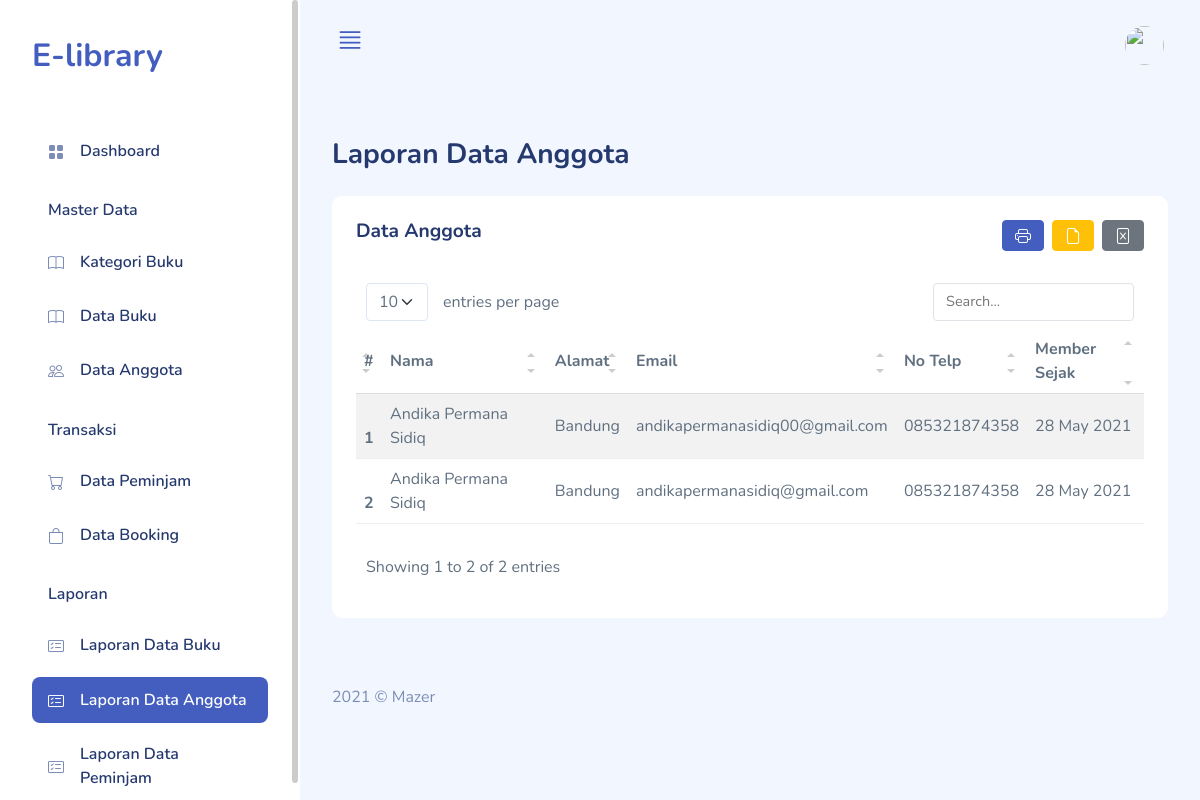
/index.php/laporan/laporan_anggota, run on an earlier commit of the app's database.
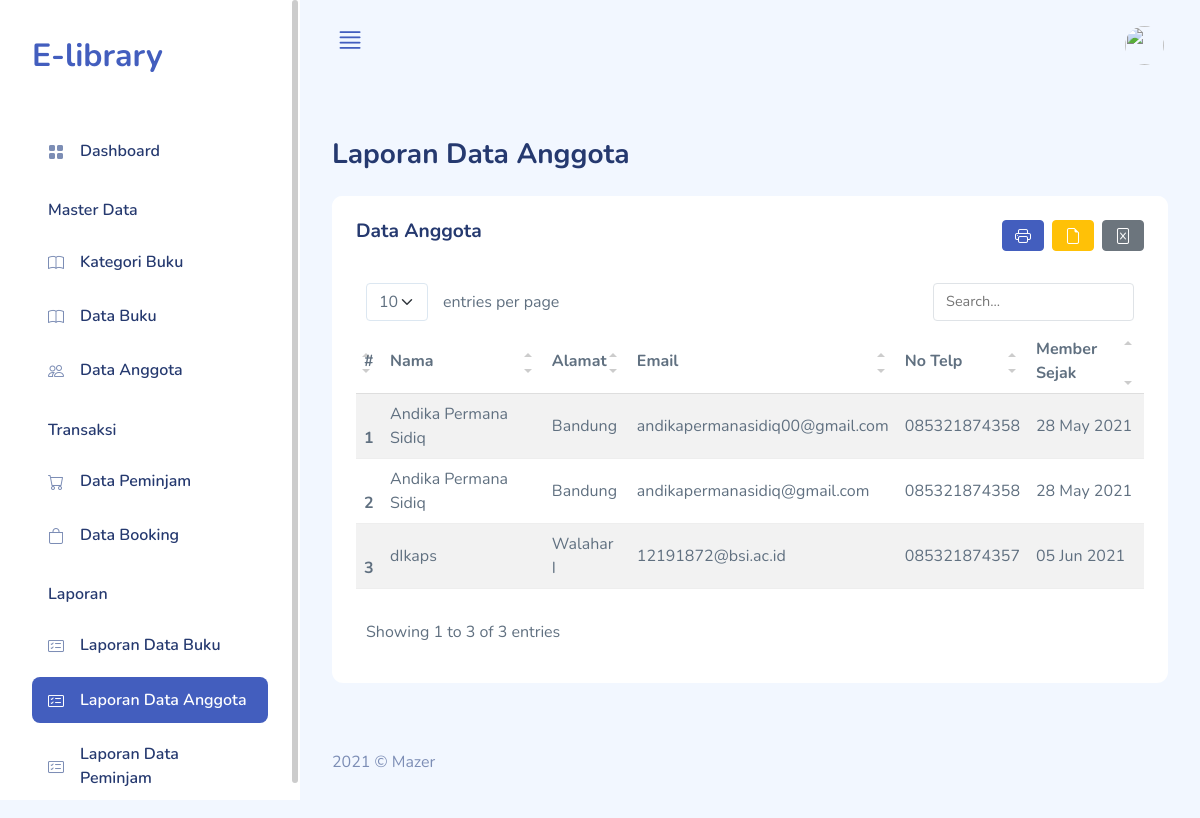
And on a later commit of the database.
### tables this page shows
CREATE TABLE `user` (
  `id` int(11) NOT NULL,
  `nama` varchar(128) DEFAULT NULL,
  `alamat` text DEFAULT NULL,
  `email` varchar(128) DEFAULT NULL,
  `image` varchar(128) DEFAULT 'default.jpg',
  `password` varchar(256) DEFAULT NULL,
  `role_id` int(11) DEFAULT NULL,
  `is_active` int(1) DEFAULT NULL,
  `tanggal_input` int(11) DEFAULT NULL,
  `no_telp` varchar(30) DEFAULT NULL
);

### application/controllers/Laporan.php (called while the page is built, shortened)
<?php
class Laporan extends CI_Controller
{
  public function laporan_anggota()
  {
    $data['judul'] = 'Laporan Data Anggota';
    $data['user'] = $this->ModelUser->cekData(['email' => $this->session->userdata('email')])->row_array();
    $data['anggota'] = $this->db->get_where('user', ['role_id' => 2])->result_array();
    $this->load->view('templates/header', $data);
    $this->load->view('templates/sidebar', $data);
    $this->load->view('templates/topbar', $data);
    $this->load->view('buku/laporan_anggota', $data);
    $this->load->view('templates/footer');
  }
}

### index.php (called while the page is built, shortened)
<?php
require_once BASEPATH.'core/CodeIgniter.php';

### application/views/buku/laporan_anggota.php (the view)
<div id="main-content">
  <div class="page-heading">
    <div class="page-title">
      <div class="row">
        <div class="col-12 col-md-6 order-md-1 order-last mb-3">
          <h3>Laporan Data Anggota</h3>
        </div>
      </div>
    </div>
    <div class="row">
      <div class="col-12">
        <div class="card">
          <div class="card-header d-flex justify-content-between">
            <h4>Data Anggota</h4>
            <div class="d-flex">
              <a href="<?= base_url('laporan/cetak_laporan_anggota'); ?>" class="btn btn-primary d-flex align-items-center" title="Print">
                <i class="bi bi-printer"></i>
              </a>
              <a href="<?= base_url('laporan/laporan_anggota_pdf'); ?>" class="btn btn-warning d-flex align-items-center mx-2" title="Download Pdf">
                <i class="bi bi-file-earmark"></i>
              </a>
              <a href="<?= base_url('laporan/export_excel_anggota'); ?>" class="btn btn-secondary d-flex align-items-center" title="Download Excel">
                <i class="bi bi-file-excel"></i>
              </a>
            </div>
          </div>
          <div class="card-body">
            <table class="table table-striped" id="table1">
              <thead>
                <tr>
                  <th>#</th>
                  <th>Nama</th>
                  <th>Alamat</th>
                  <th>Email</th>
                  <th>No Telp</th>
                  <th>Member Sejak</th>
                </tr>
              </thead>
              <tbody>
                <?php $i = 1;
                foreach ($anggota as $ag) : ?>
                  <tr>
                    <th scope="row"><?= $i++; ?></th>
                    <td><?= $ag['nama']; ?></td>
                    <td><?= $ag['alamat']; ?></td>
                    <td><?= $ag['email']; ?></td>
                    <td><?= $ag['no_telp']; ?></td>
                    <td><?= date("d M Y", $ag['tanggal_input']); ?></td>
                  </tr>
                <?php endforeach; ?>
              </tbody>
            </table>
          </div>
        </div>
      </div>
    </div>
  </div>

What changed in the data, as far as the page shows it:
added user: nama "dIkaps", alamat "Walahar I", email "12191872@bsi.ac.id", no_telp "085321874357", tanggal_input "05 Jun 2021"
Also different on the page:
text written by a page script: "entries per page Showing 1 to 2 of 2 entries" → "entries per page Showing 1 to 3 of 3 entries"
